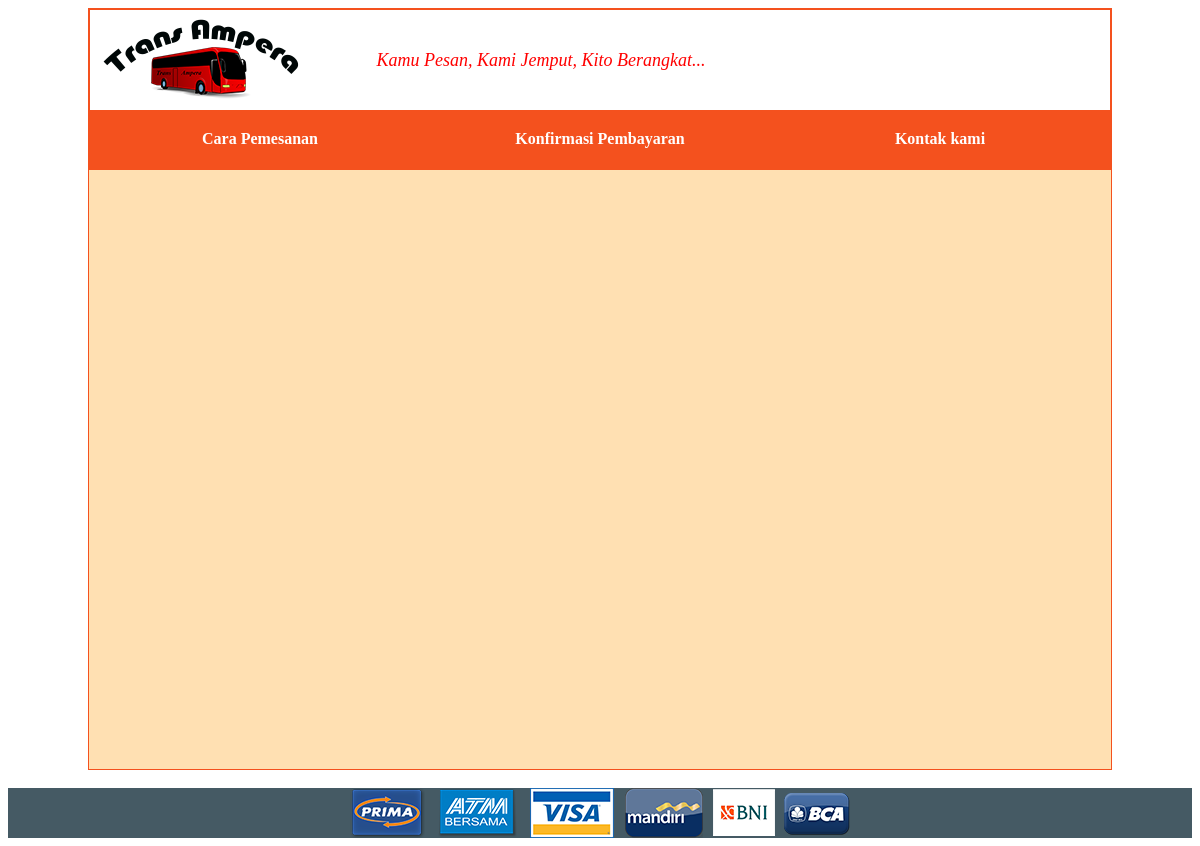
Before: /konfirmasi.php with the older database file.
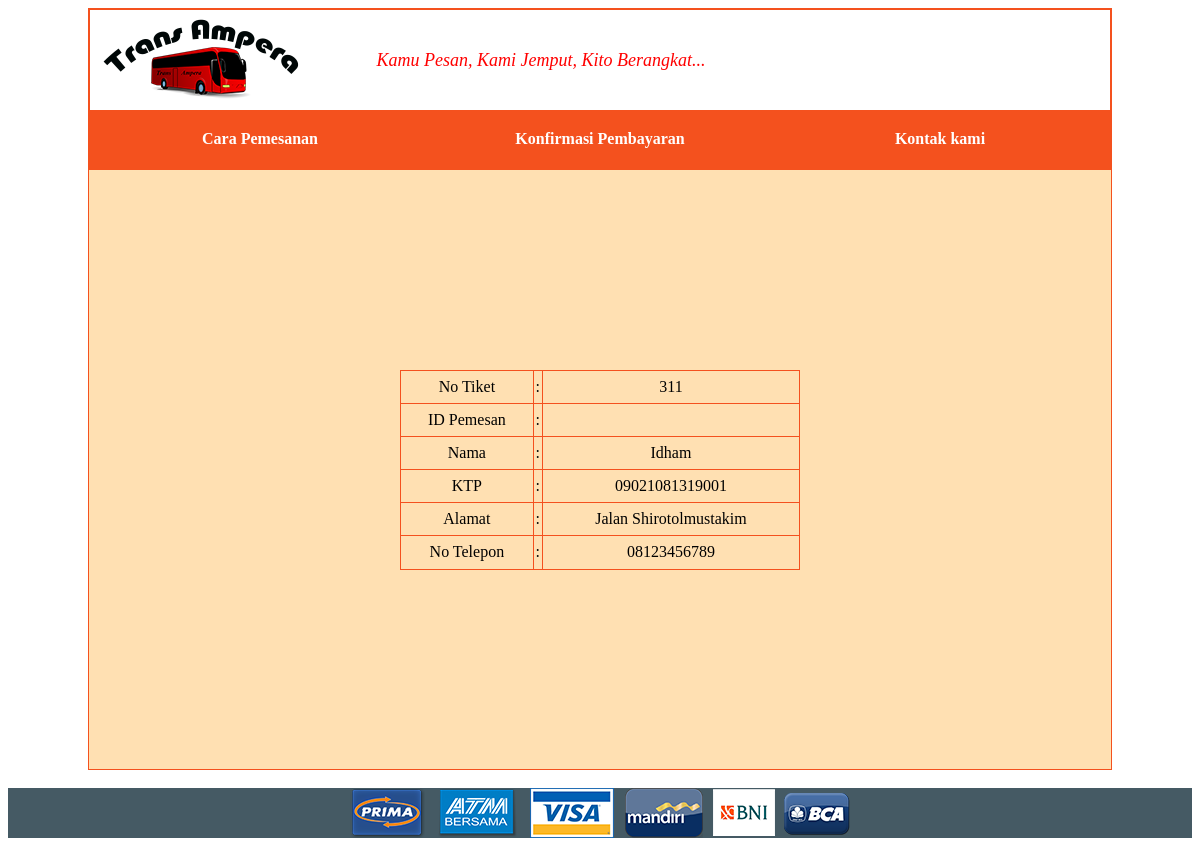
After: the same page with the newer database file.
### tables this page shows
CREATE TABLE IF NOT EXISTS `tb_tiket` (
  `no_tiket` varchar(3) NOT NULL,
  `Nama` varchar(100) NOT NULL,
  `KTP` varchar(15) NOT NULL,
  `Alamat` text NOT NULL,
  `telepon` varchar(20) NOT NULL,
  `tanggal` date NOT NULL,
  `kode_keberangkatan` varchar(4) NOT NULL
);

### konfirmasi.php (the view, shortened to what this page needs)
<html>
	<head>
	</head>
	<body>
		<table border="1" width="1000" align="center" bgcolor="#FFE0B2">
			<tr>
				<td>
					<table border="1" align="center" width="800" height="100">
						<tr>
							<td>
								<table border="0" bgcolor="white" align="center">
									<tr>
										<td rowspan="2" width="50">
										<a class="two" href="index.php"><img src="../image/palak.png"></a>
										</td>
										<td colspan="4" rowspan="2" align="center">
											<font size="4" face="Cooper black" color="Red"><i>Kamu Pesan, Kami Jemput, Kito Berangkat...</i></font>
										</td>
									</tr>
									<tr>
										<td>&nbsp;</td>
									</tr>
									<tr>
										<td bgcolor="#F4511E" align="center" colspan="2">
											<a class="one" href="index.php?page=carapemesanan">Cara Pemesanan</a>
										</td>
										<td bgcolor="#F4511E" align="center" colspan="2">
											<a class="one" href="index.php?page=pemesanan">Konfirmasi Pembayaran</a>
										</td>
										<td bgcolor="#F4511E" align="center" colspan="2">
											<a class="one" href="index.php?page=kontakkami">Kontak kami</a>
										</td>
									</tr>
								</table>
							</td>
						</tr>
					</table>
				</td>
			</tr>
			<tr>
				<td align="center" height="600">
				<table border="1" align="center" width="400" height="200">
					<?php
						$query="select * from tb_tiket where no_tiket LIKE '%".$_GET['no_tkt']."%'";
						$hasil=mysql_query($query)or die('query error');
						while($data =  mysql_fetch_array($hasil))
							{
								echo "<tr>
										<td align='center'>No Tiket</td>
										<td align='center'>:</td>
										<td align='center'>".$data['no_tiket']."</td>
									</tr>
									<tr>
										<td align='center'>ID Pemesan</td>
										<td align='center'>:</td>
										<td align='center'>".$data['ID_pesanan']."</td>
									</tr>
									<tr>
										<td align='center'>Nama</td>
										<td align='center'>:</td>
										<td align='center'>".$data['Nama']."</td>
									</tr>
									<tr>
										<td align='center'>KTP</td>
										<td align='center'>:</td>
										<td align='center'>".$data['KTP']."</td>
									</tr>
									<tr>
										<td align='center'>Alamat</td>
										<td align='center'>:</td>
										<td align='center'>".$data['Alamat']."</td>
									</tr>
									<tr>
										<td align='center'>No Telepon</td>
										<td align='center'>:</td>
										<td align='center'>".$data['telepon']."</td>
									</tr>";
							}
					?>
				</table>
			</td>
		</tr>
	</table>
	<br>
	<table border="0" width="100%" heig>
		<tr>
			<td bgcolor="#455A64" align="center">
				<img src="../image/bayar.png">
			</td>
		</tr>
	</table>
	</body>
</html>

Changed rows visible on the page:
added tb_tiket: no_tiket "311", Nama "Idham", KTP "09021081319001", Alamat "Jalan Shirotolmustakim", telepon "08123456789"
